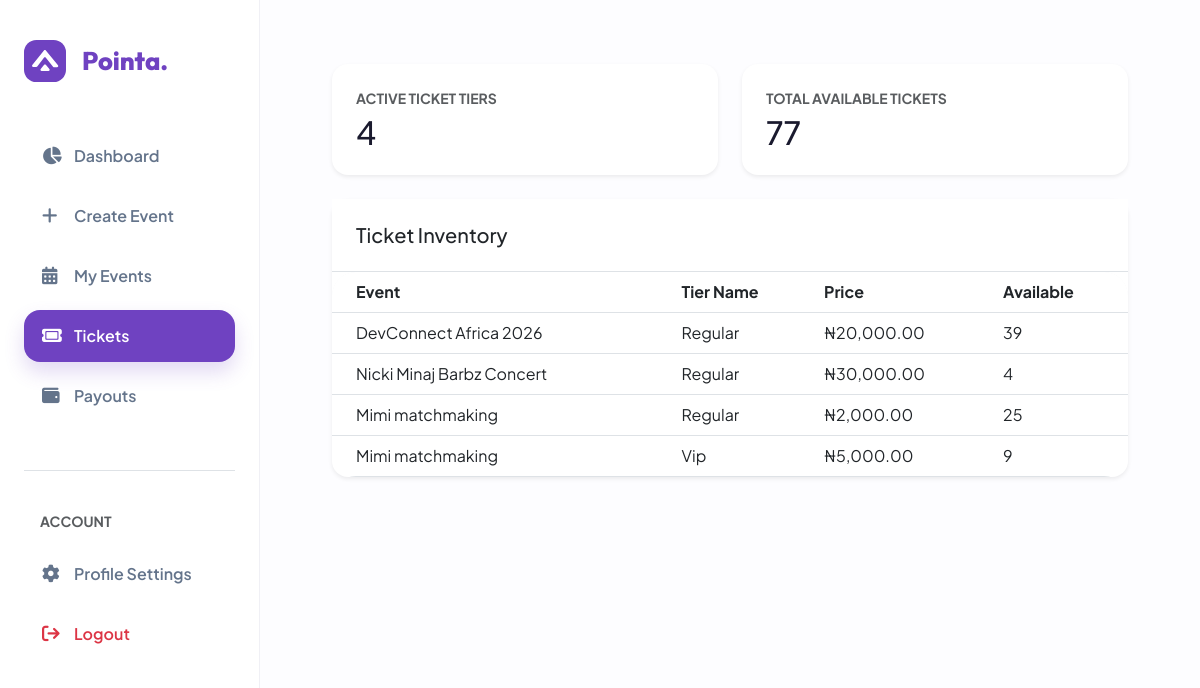
Screenshot of /organizer/tickets/ (signed in) with the database file from the repository.
### events/models.py (models this page shows, shortened)
class Event(models.Model):
    organizer = models.ForeignKey(
        Organizer,
        on_delete=models.CASCADE,
        related_name="events"
    )
    category = models.ForeignKey(
        Category,
        on_delete=models.SET_NULL,
        null=True,
        related_name="events"
    )
    title = models.CharField(max_length=200)
    description = models.TextField(blank=True)
    date = models.DateField()
    start_time = models.TimeField(default=datetime.time(9, 0))  # 09:00 AM
    end_time = models.TimeField(default=datetime.time(17, 0))  # 05:00 PM
    venue = models.CharField(max_length=255, blank=True)
    STATE_CHOICES = [
        ("lagos", "Lagos"),
        ("abuja", "Abuja (FCT)"),
    ]
    state = models.CharField(
        max_length=20,
        choices=STATE_CHOICES
    )
    city = models.CharField(max_length=100, blank=True)
    image = models.ImageField(
        upload_to="events/",
        blank=True,
        null=True
    )
    STATUS_CHOICES = [
        ("active", "Active"),
        ("cancelled", "Cancelled"),
        ("completed", "Completed"),
    ]
    status = models.CharField(
        max_length=10,
        choices=STATUS_CHOICES,
        default="active"
    )
    EVENT_TYPE_CHOICES = [
    ("physical", "Physical Event"),
    ("online", "Online Event"),
    ("hybrid", "Hybrid Event"),
    ]
    event_type = models.CharField(
        max_length=10,
        choices=EVENT_TYPE_CHOICES,
        default="physical"
    )
    created_at = models.DateTimeField(auto_now_add=True)
    class Meta:
        ordering = ["-created_at"]

class Ticket(models.Model):
    event = models.ForeignKey(
        Event,
        on_delete=models.CASCADE,
        related_name="tickets"
    )
    name = models.CharField(max_length=50)
    price = models.DecimalField(max_digits=10, decimal_places=2)
    quantity_available = models.PositiveIntegerField()
    quantity_sold = models.PositiveIntegerField(default=0)  # ADD THIS

### events/views.py (the view)
# urls.py: path('organizer/tickets/', views.organizer_tickets, name='organizer_tickets'),
@login_required(login_url='organizer_login')
def organizer_tickets(request):
    try:
        organizer = request.user.organizer
    except Organizer.DoesNotExist:
        return redirect('organizer_login')
    events = Event.objects.filter(
        organizer=organizer
    ).prefetch_related('tickets')  # ← use your related_name here
    total_tiers = 0
    total_stock = 0
    for event in events:
        tiers = event.tickets.all()  # ← use related_name
        total_tiers += tiers.count()
        total_stock += sum(t.quantity_available for t in tiers)
    context = {
        "events": events,
        "total_tiers": total_tiers,
        "total_stock": total_stock,
    }
    return render(request, "events/organizer_tickets.html", context)

### events/templates/events/organizer_tickets.html (shortened to what this page needs)
{% extends 'events/org_dashboard.html' %}
{% load humanize %}
{% block content %}
<div class="container-fluid py-4">
    <div class="row g-4 mb-4">
        <div class="col-md-6">
            <div class="p-4 bg-white shadow-sm rounded-4">
                <p class="text-muted small fw-bold mb-1 text-uppercase">Active Ticket Tiers</p>
                <h2 class="fw-800 mb-0">{{ total_tiers }}</h2>
            </div>
        </div>
        <div class="col-md-6">
            <div class="p-4 bg-white shadow-sm rounded-4">
                <p class="text-muted small fw-bold mb-1 text-uppercase">Total Available Tickets</p>
                <h2 class="fw-800 mb-0">{{ total_stock|intcomma }}</h2>
            </div>
        </div>
    </div>
    <div class="card border-0 shadow-sm rounded-4">
        <div class="p-4 border-bottom bg-white">
            <h5 class="fw-800 mb-0">Ticket Inventory</h5>
        </div>
        <div class="table-responsive">
            <table class="table align-middle mb-0">
                <thead class="bg-light">
                    <tr>
                        <th class="ps-4">Event</th>
                        <th>Tier Name</th>
                        <th>Price</th>
                        <th>Available</th>
                    </tr>
                </thead>
                <tbody>
                    {% for event in events %}
                        {% for ticket in event.tickets.all %}
                        <tr>
                            <td class="ps-4 fw-700">{{ event.title }}</td>
                            <td>{{ ticket.name }}</td>
                            <td>₦{{ ticket.price|intcomma }}</td>
                            <td>{{ ticket.quantity_available }}</td>
                        </tr>
                        {% empty %}
                        <tr>
                            <td colspan="4" class="text-center py-4">
                                No ticket tiers created for this event.
                            </td>
                        </tr>
                        {% endfor %}
                    {% endfor %}
                </tbody>
            </table>
        </div>
    </div>
</div>
{% endblock %}

### rows the page displays
Event: title "DevConnect Africa 2026"
Ticket: name "Regular", price "20,000.00", quantity_available "39"
Event: title "Nicki Minaj Barbz Concert"
Ticket: name "Regular", price "30,000.00", quantity_available "4"
Event: title "Mimi matchmaking"
Ticket: name "Regular", price "2,000.00", quantity_available "25"
Ticket: name "Vip", price "5,000.00", quantity_available "9"

### other values shown
{{ total_tiers }} "4"
{{ total_stock|intcomma }} "77"
